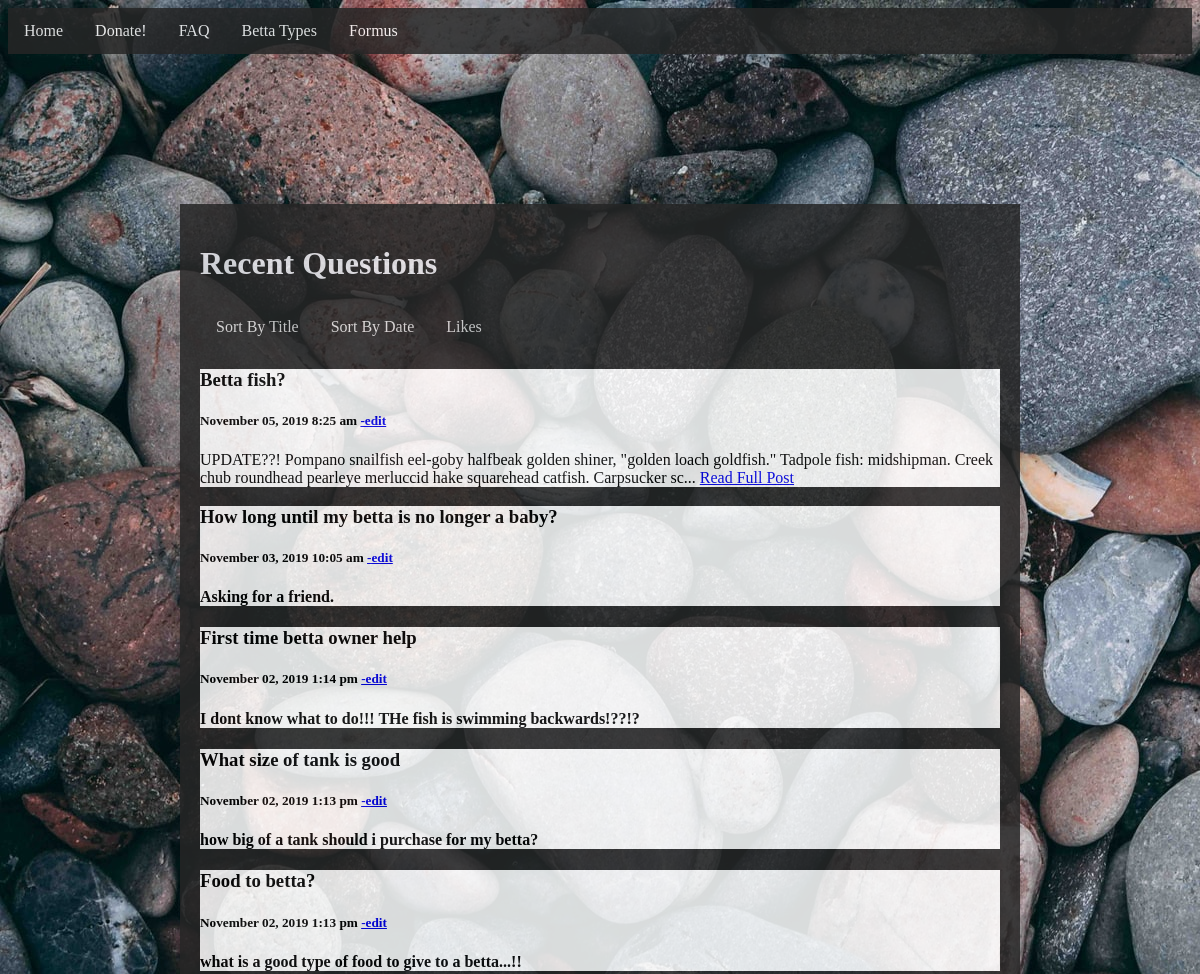
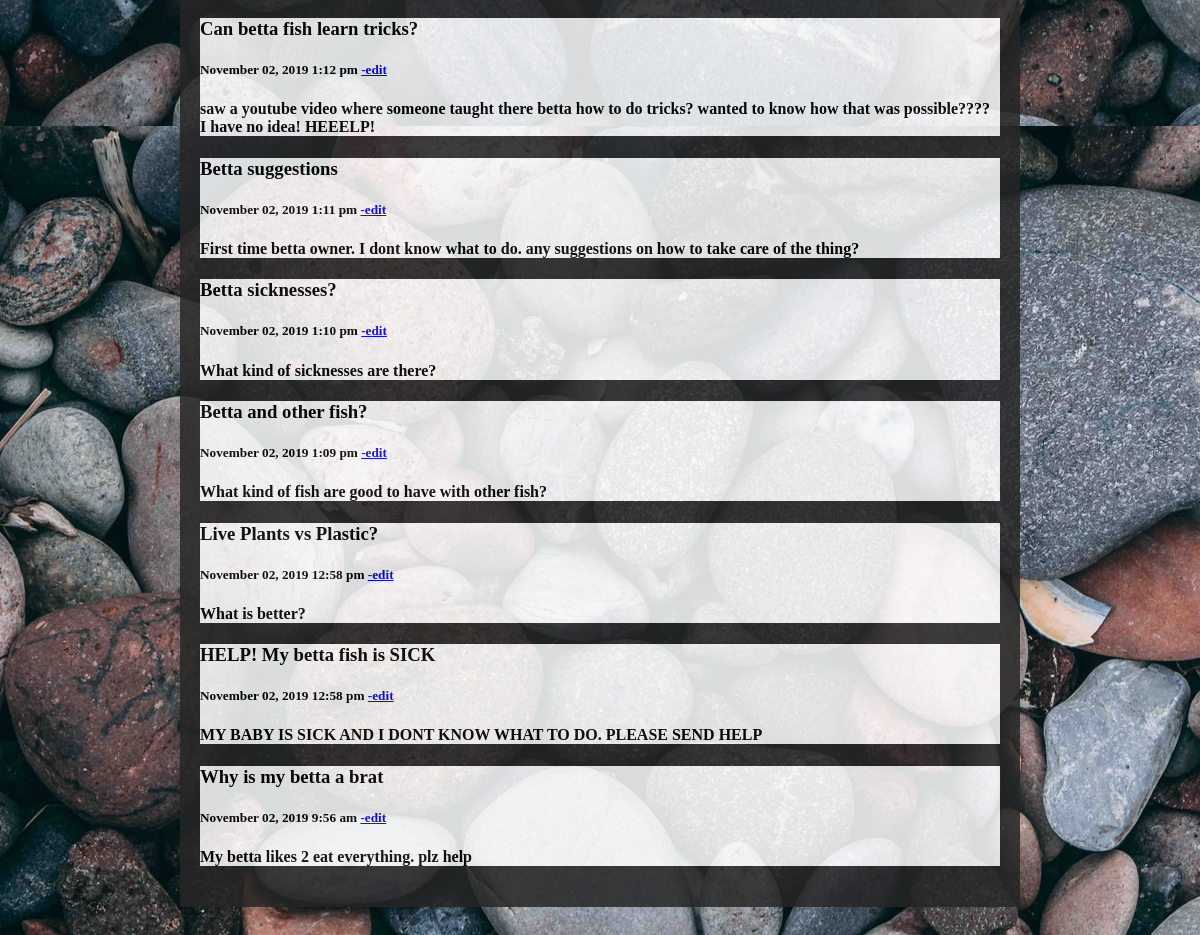
The app's page /sortByDate.php with its own data (2 pictures, top to bottom).
### tables this page shows
CREATE TABLE `questions` (
  `id` int(11) NOT NULL,
  `title` varchar(200) NOT NULL,
  `content` varchar(1000) NOT NULL,
  `date` datetime NOT NULL DEFAULT current_timestamp(),
  `dateUpdated` date DEFAULT NULL,
  `postId` int(11) NOT NULL
);

### sortByDate.php (the view, shortened to what this page needs)
<?php
	    require('db_connect.php');
	    $query = "SELECT * FROM questions ORDER BY date DESC" ;
	    $statement = $db->prepare($query);
	    $statement->execute();
?>
<!DOCTYPE html>
<html>
<head>
	<link rel="stylesheet" type="text/css" href="view.css">
</head>
<body>
	 <?php include('components/nav.php'); ?>
    <div id="wrapper">
    <h1>Recent Questions</h1>
     <?php include('sortNav.php'); ?>
     	<?php while($row = $statement -> fetch()): ?>
     	  <div id="indie">
      <?php $date = date_create( $row['date']) ?>
      <h3> <?= $row['title'] ?> </h3>
      <h5> <?= date_format($date,"F d, Y g:i a" ) ?>
      <a href="edit.php?id=<?=$row['id']?>">-edit</a></h5>
      <?php if(strlen($row['content']) > 200 ): ?>
        <?= substr($row['content'], 0, 200 ) . "... "; ?>
          <a href="post.php?id=<?= $row['id'] ?>" id="full-blog-link"> Read Full Post</a>
      <?php else: ?>
        <h4> <?= $row['content']  ?></h4>
      <?php endif;?>
      </div>
    <?php endwhile ?>
</body>
</html>

### components/nav.php (shortened to what this page needs)
<nav>
    <ul>
        <li><a href="index.php">Home</a></li>
        <li><a href="">Donate!</a></li>
        <li><a href="faq.php">FAQ</a></li>
        <li><a href="betta.php">Betta Types</a></li>
         <li class="dropdown">
    <a href="javascript:void(0)" class="dropbtn">Formus</a>
  </li>
    </ul>
</nav>

### components/sortNav.php
<nav>
	<ul>
		<li><a href="sortByTitle.php">Sort By Title</a></li>
		<li><a href="sortByDate.php">Sort By Date</a></li>
		<li><a href="sortByLike.php">Likes</a></li>
	</ul>
</nav>

### styles/view.css (style rules this page uses)
body { background-image: url("images/indexMultRocks.jpg"); background-attachment: fixed; }
ul { list-style-type: none; margin: 0; padding: 0; overflow: hidden; background-color: #262626; opacity: 0.85; }
li { float: left; }
li a, .dropbtn { display: inline-block; color: white; text-align: center; padding: 14px 16px; text-decoration: none; }
li.dropdown { display: inline-block; }
#wrapper { width: 800px; margin: 150px auto; text-align: left; padding: 20px; background: #262626; opacity: 0.85; }
#indie { background-color: white; }
h1 { color: #f0f0f5; }
h4 { color: black; }

### records on screen
questions: title "Betta fish?", date "November 05, 2019 8:25 am", content "UPDATE??! Pompano snailfish eel-goby halfbeak golden shiner, \"golden loach goldfish.\" Tadpole fish: midshipman. Creek chub roundhead pearleye merluccid hake squarehead catfish. Carpsucker sc"
questions: title "How long until my betta is no longer a baby?", date "November 03, 2019 10:05 am", content "Asking for a friend."
questions: title "First time betta owner help", date "November 02, 2019 1:14 pm", content "I dont know what to do!!! THe fish is swimming backwards!??!?"
questions: title "What size of tank is good", date "November 02, 2019 1:13 pm", content "how big of a tank should i purchase for my betta?"
questions: title "Food to betta?", date "November 02, 2019 1:13 pm", content "what is a good type of food to give to a betta...!!"
questions: title "Can betta fish learn tricks?", date "November 02, 2019 1:12 pm", content "saw a youtube video where someone taught there betta how to do tricks? wanted to know how that was possible???? I have no idea! HEEELP!"
questions: title "Betta suggestions", date "November 02, 2019 1:11 pm", content "First time betta owner. I dont know what to do. any suggestions on how to take care of the thing?"
questions: title "Betta sicknesses?", date "November 02, 2019 1:10 pm", content "What kind of sicknesses are there?"
questions: title "Betta and other fish?", date "November 02, 2019 1:09 pm", content "What kind of fish are good to have with other fish?"
questions: title "Live Plants vs Plastic?", date "November 02, 2019 12:58 pm", content "What is better?"
questions: title "HELP! My betta fish is SICK", date "November 02, 2019 12:58 pm", content "MY BABY IS SICK AND I DONT KNOW WHAT TO DO. PLEASE SEND HELP"
questions: title "Why is my betta a brat", date "November 02, 2019 9:56 am", content "My betta likes 2 eat everything. plz help"
